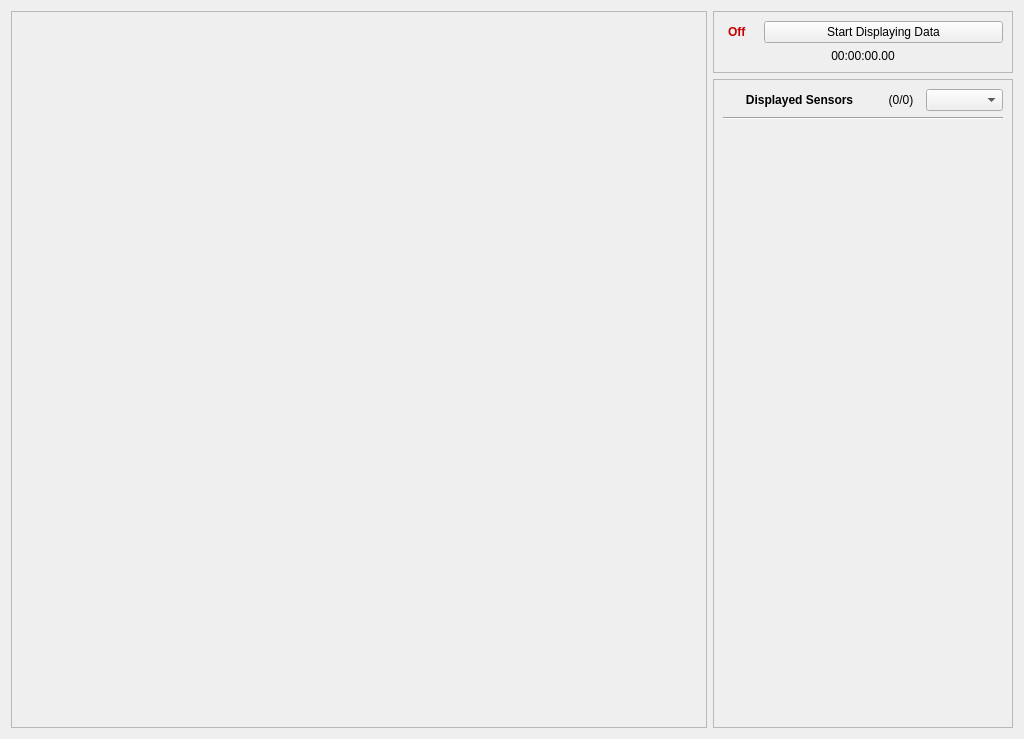
<?xml version="1.0" encoding="UTF-8"?>
<ui version="4.0">
 <class>Data_Collection</class>
 <widget class="QWidget" name="Data_Collection">
  <property name="geometry">
   <rect>
    <x>0</x>
    <y>0</y>
    <width>1024</width>
    <height>739</height>
   </rect>
  </property>
  <property name="windowTitle">
   <string>Form</string>
  </property>
  <property name="styleSheet">
   <string notr="true"/>
  </property>
  <layout class="QGridLayout" name="gridLayout">
   <item row="2" column="2">
    <widget class="QScrollArea" name="scrollable_enabledSensors">
     <property name="sizePolicy">
      <sizepolicy hsizetype="Expanding" vsizetype="Expanding">
       <horstretch>0</horstretch>
       <verstretch>0</verstretch>
      </sizepolicy>
     </property>
     <property name="minimumSize">
      <size>
       <width>300</width>
       <height>0</height>
      </size>
     </property>
     <property name="maximumSize">
      <size>
       <width>300</width>
       <height>16777215</height>
      </size>
     </property>
     <property name="styleSheet">
      <string notr="true"/>
     </property>
     <property name="widgetResizable">
      <bool>true</bool>
     </property>
     <widget class="QWidget" name="scrollAreaWidgetContents_2">
      <property name="geometry">
       <rect>
        <x>0</x>
        <y>0</y>
        <width>298</width>
        <height>648</height>
       </rect>
      </property>
      <layout class="QGridLayout" name="gridLayout_2">
       <item row="1" column="0">
        <widget class="Line" name="line_3">
         <property name="orientation">
          <enum>Qt::Horizontal</enum>
         </property>
        </widget>
       </item>
       <item row="0" column="0">
        <layout class="QHBoxLayout" name="horizontalLayout_3">
         <item>
          <widget class="QLabel" name="label_enabledSensors">
           <property name="sizePolicy">
            <sizepolicy hsizetype="Preferred" vsizetype="Preferred">
             <horstretch>4</horstretch>
             <verstretch>0</verstretch>
            </sizepolicy>
           </property>
           <property name="font">
            <font>
             <weight>75</weight>
             <bold>true</bold>
            </font>
           </property>
           <property name="text">
            <string>Displayed Sensors</string>
           </property>
           <property name="alignment">
            <set>Qt::AlignCenter</set>
           </property>
          </widget>
         </item>
         <item>
          <widget class="QLabel" name="label_activeSensorCount">
           <property name="sizePolicy">
            <sizepolicy hsizetype="Preferred" vsizetype="Preferred">
             <horstretch>1</horstretch>
             <verstretch>0</verstretch>
            </sizepolicy>
           </property>
           <property name="text">
            <string>(0/0)</string>
           </property>
           <property name="alignment">
            <set>Qt::AlignCenter</set>
           </property>
          </widget>
         </item>
         <item>
          <widget class="QComboBox" name="comboBox_graphDimension">
           <property name="sizePolicy">
            <sizepolicy hsizetype="Preferred" vsizetype="Fixed">
             <horstretch>2</horstretch>
             <verstretch>0</verstretch>
            </sizepolicy>
           </property>
           <property name="toolTip">
            <string>Graph display dimensions</string>
           </property>
           <property name="editable">
            <bool>false</bool>
           </property>
           <property name="currentText">
            <string/>
           </property>
           <property name="frame">
            <bool>true</bool>
           </property>
          </widget>
         </item>
        </layout>
       </item>
       <item row="2" column="0">
        <spacer name="verticalSpacer_2">
         <property name="orientation">
          <enum>Qt::Vertical</enum>
         </property>
         <property name="sizeHint" stdset="0">
          <size>
           <width>20</width>
           <height>40</height>
          </size>
         </property>
        </spacer>
       </item>
      </layout>
     </widget>
    </widget>
   </item>
   <item row="0" column="0" rowspan="3">
    <widget class="QScrollArea" name="scrollArea_graphs">
     <property name="styleSheet">
      <string notr="true"/>
     </property>
     <property name="widgetResizable">
      <bool>true</bool>
     </property>
     <widget class="QWidget" name="scrollAreaWidgetContents">
      <property name="geometry">
       <rect>
        <x>0</x>
        <y>0</y>
        <width>698</width>
        <height>719</height>
       </rect>
      </property>
      <property name="layoutDirection">
       <enum>Qt::LeftToRight</enum>
      </property>
     </widget>
    </widget>
   </item>
   <item row="0" column="2" rowspan="2">
    <widget class="QFrame" name="frame_displayingBox">
     <property name="styleSheet">
      <string notr="true"/>
     </property>
     <property name="frameShape">
      <enum>QFrame::StyledPanel</enum>
     </property>
     <property name="frameShadow">
      <enum>QFrame::Sunken</enum>
     </property>
     <layout class="QVBoxLayout" name="verticalLayout_2">
      <item>
       <layout class="QHBoxLayout" name="horizontalLayout">
        <item>
         <widget class="QLabel" name="indicator_onOrOff">
          <property name="minimumSize">
           <size>
            <width>35</width>
            <height>0</height>
           </size>
          </property>
          <property name="maximumSize">
           <size>
            <width>35</width>
            <height>16777215</height>
           </size>
          </property>
          <property name="font">
           <font>
            <weight>75</weight>
            <bold>true</bold>
           </font>
          </property>
          <property name="text">
           <string>&lt;html&gt;&lt;head/&gt;&lt;body&gt;&lt;p&gt;&lt;span style=&quot; color:#c70000;&quot;&gt;Off&lt;/span&gt;&lt;/p&gt;&lt;/body&gt;&lt;/html&gt;</string>
          </property>
          <property name="indent">
           <number>5</number>
          </property>
         </widget>
        </item>
        <item>
         <widget class="QPushButton" name="button_display">
          <property name="styleSheet">
           <string notr="true"/>
          </property>
          <property name="text">
           <string>Start Displaying Data</string>
          </property>
          <property name="checkable">
           <bool>true</bool>
          </property>
         </widget>
        </item>
       </layout>
      </item>
      <item>
       <widget class="QLabel" name="label_timeElapsed">
        <property name="text">
         <string>00:00:00.00</string>
        </property>
        <property name="alignment">
         <set>Qt::AlignCenter</set>
        </property>
       </widget>
      </item>
     </layout>
    </widget>
   </item>
  </layout>
 </widget>
 <resources/>
 <connections/>
</ui>
